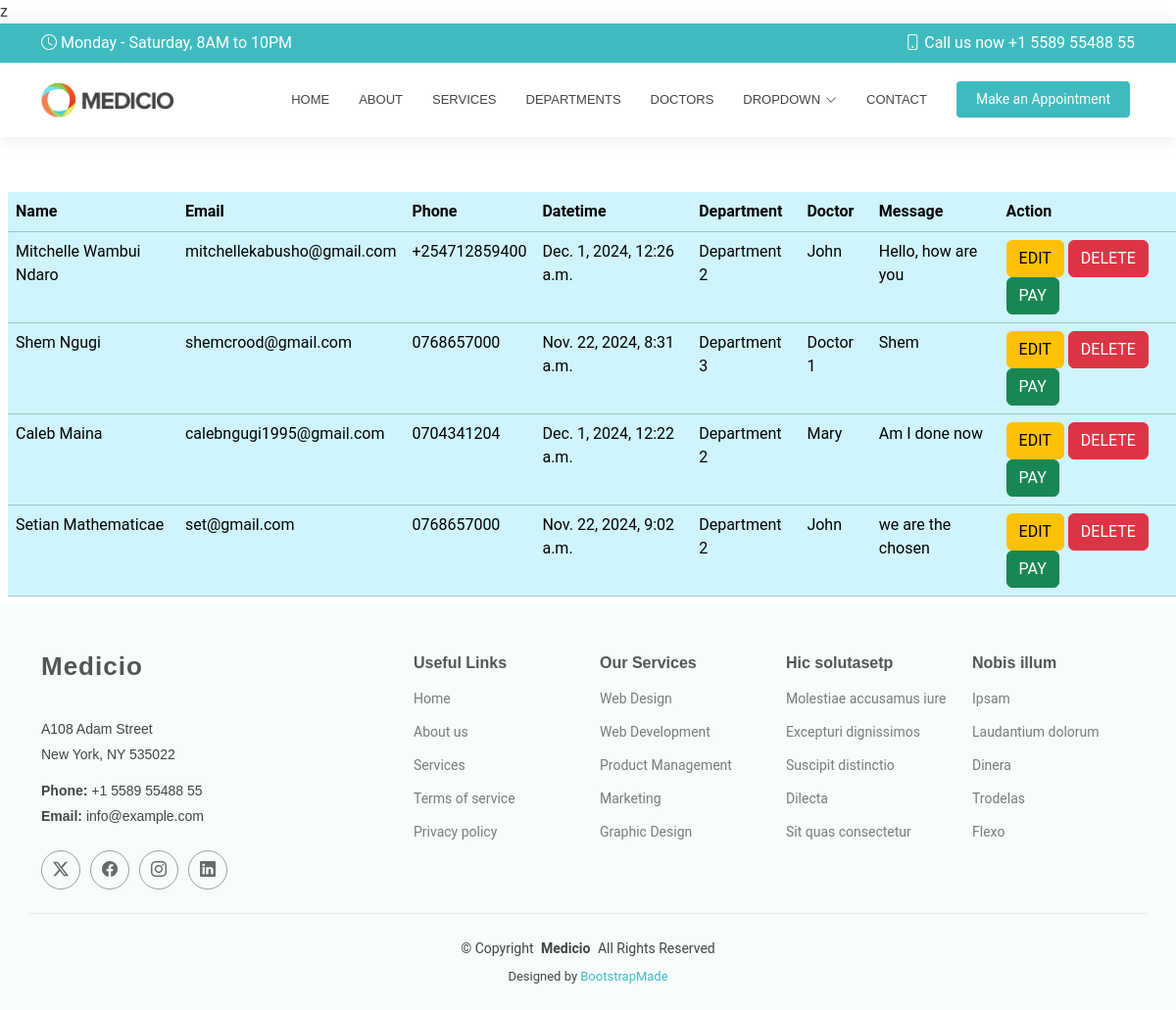
Page /show/ on the committed database.
### Smart_Healthapp/models.py (models this page shows, shortened)
class Appointment(models.Model):
    name = models.CharField(max_length=100)
    email = models.EmailField()
    phone = models.CharField(max_length=13)
    date = models.DateTimeField()
    department = models.CharField(max_length=100)
    doctor = models.CharField(max_length=100)
    message = models.TextField()

### Smart_Healthapp/views.py (the view)
# urls.py: path('show/', views.show, name='show'),
def show(request):
   allappointments = Appointment.objects.all()
   return render(request, 'show.html', {'appointment':allappointments})

### templates/show.html
{% extends 'starter-page.html' %}
{%load static %}
{% block body %}
<br><br>
<table class="table table-info m-2">
    <tr>
        <th>Name</th>
        <th>Email</th>
        <th>Phone</th>
        <th>Datetime</th>
        <th>Department</th>
        <th>Doctor</th>
        <th>Message</th>
        <th>Action</th>
    </tr>
    {% for x in appointment  %}
    <tr>
        <td>{{x.name}}</td>
        <td>{{x.email}}</td>
        <td>{{x.phone}}</td>
        <td>{{x.date}}</td>
        <td>{{x.department}}</td>
        <td>{{x.doctor}}</td>
        <td>{{x.message}}</td>
        <td>
            <a href="/edit/{{x.id}}" class="btn btn-warning">EDIT</a>
            <a href="/delete/{{x.id}}"  class="btn btn-danger">DELETE</a>
            <a href="" class="btn btn-success">PAY</a>
        </td>
    </tr>
    {% endfor %}
</table>
{% endblock  %}

### templates/starter-page.html (shortened to what this page needs)
<!DOCTYPE html>
<html lang="en">
<head>
  {%load static%}
  <link href="{% static 'assets/vendor/bootstrap/css/bootstrap.min.css' %}" rel="stylesheet">
  <link href="{% static 'assets/vendor/bootstrap-icons/bootstrap-icons.css' %}" rel="stylesheet">
  <link href="{% static 'assets/vendor/aos/aos.css' %}" rel="stylesheet">
  <link href="{% static 'assets/vendor/fontawesome-free/css/all.min.css' %}" rel="stylesheet">
  <link href="{% static 'assets/vendor/glightbox/css/glightbox.min.css' %}" rel="stylesheet">
  <link href="{% static 'assets/vendor/swiper/swiper-bundle.min.css' %}" rel="stylesheet">
  <link href="{% static 'assets/css/main.css' %}" rel="stylesheet">
</head>z
<body class="starter-page-page">
  <header id="header" class="header sticky-top">
    <div class="topbar d-flex align-items-center">
      <div class="container d-flex justify-content-center justify-content-md-between">
        <div class="d-none d-md-flex align-items-center">
          <i class="bi bi-clock me-1"></i> Monday - Saturday, 8AM to 10PM
        </div>
        <div class="d-flex align-items-center">
          <i class="bi bi-phone me-1"></i> Call us now +1 5589 55488 55
        </div>
      </div>
    </div>
    <div class="branding d-flex align-items-center">
      <div class="container position-relative d-flex align-items-center justify-content-end">
        <a href="index.html" class="logo d-flex align-items-center me-auto">
          <img src="{% static 'assets/img/logo.png' %}" alt="Logo">
        </a>
        <nav id="navmenu" class="navmenu">
          <ul>
            <li><a href="{% url 'index' %}">Home</a></li>
            <li><a href="{% url 'about' %}">About</a></li>
            <li><a href="{% url 'service' %}">Services</a></li>
            <li><a href="#departments">Departments</a></li>
            <li><a href="{% url 'doctors' %}">Doctors</a></li>
            <li class="dropdown"><a href="#"><span>Dropdown</span> <i class="bi bi-chevron-down toggle-dropdown"></i></a>
            </li>
            <li><a href="{%url 'contact'%}">Contact</a></li>
          </ul>
        </nav>
        <a class="cta-btn" href="{%url 'appointment' %}">Make an Appointment</a>
      </div>
    </div>
  </header>
  <main class="main">
    {% block body %}
     {% endblock %}
  </main>
  <footer id="footer" class="footer light-background">
    <div class="container footer-top">
      <div class="row gy-4">
        <div class="col-lg-4 col-md-6 footer-about">
          <a href="index.html" class="logo d-flex align-items-center">
            <span class="sitename">Medicio</span>
          </a>
          <div class="footer-contact pt-3">
            <p>A108 Adam Street</p>
            <p>New York, NY 535022</p>
            <p class="mt-3"><strong>Phone:</strong> <span>+1 5589 55488 55</span></p>
            <p><strong>Email:</strong> <span>info@example.com</span></p>
          </div>
          <div class="social-links d-flex mt-4">
            <a href=""><i class="bi bi-twitter-x"></i></a>
            <a href=""><i class="bi bi-facebook"></i></a>
            <a href=""><i class="bi bi-instagram"></i></a>
            <a href=""><i class="bi bi-linkedin"></i></a>
          </div>
        </div>
        <div class="col-lg-2 col-md-3 footer-links">
          <h4>Useful Links</h4>
          <ul>
            <li><a href="{% url 'index' %}">Home</a></li>
            <li><a href="#">About us</a></li>
            <li><a href="#">Services</a></li>
            <li><a href="#">Terms of service</a></li>
            <li><a href="#">Privacy policy</a></li>
          </ul>
        </div>
        <div class="col-lg-2 col-md-3 footer-links">
          <h4>Our Services</h4>
          <ul>
            <li><a href="#">Web Design</a></li>
            <li><a href="#">Web Development</a></li>
            <li><a href="#">Product Management</a></li>
            <li><a href="#">Marketing</a></li>
            <li><a href="#">Graphic Design</a></li>
          </ul>
        </div>
        <div class="col-lg-2 col-md-3 footer-links">
          <h4>Hic solutasetp</h4>
          <ul>
            <li><a href="#">Molestiae accusamus iure</a></li>
            <li><a href="#">Excepturi dignissimos</a></li>
            <li><a href="#">Suscipit distinctio</a></li>
            <li><a href="#">Dilecta</a></li>
            <li><a href="#">Sit quas consectetur</a></li>
          </ul>
        </div>
        <div class="col-lg-2 col-md-3 footer-links">
          <h4>Nobis illum</h4>
          <ul>
            <li><a href="#">Ipsam</a></li>
            <li><a href="#">Laudantium dolorum</a></li>
            <li><a href="#">Dinera</a></li>
            <li><a href="#">Trodelas</a></li>
            <li><a href="#">Flexo</a></li>
          </ul>
        </div>
      </div>
    </div>
    <div class="container copyright text-center mt-4">
      <p>© <span>Copyright</span> <strong class="px-1 sitename">Medicio</strong> <span>All Rights Reserved</span></p>
      <div class="credits">
        Designed by <a href="https://bootstrapmade.com/">BootstrapMade</a>
      </div>
    </div>
  </footer>
</body>
</html>

### static/assets/css/main.css (style rules this page uses)
:root { --default-font: "Roboto", system-ui, -apple-system, "Segoe UI", Roboto, "Helvetica Neue", Arial, "Noto Sans", "Liberation Sans", sans-serif, "Apple Color Emoji", "Segoe UI Emoji", "Segoe UI Symbol", "Noto Color Emoji"; --heading-font: "Raleway", sans-serif; --nav-font: "Poppins", sans-serif; }
:root { --background-color: #ffffff; --default-color: #444444; --heading-color: #555555; --accent-color: #3fbbc0; --surface-color: #ffffff; --contrast-color: #ffffff; }
:root { --nav-color: #444444; --nav-hover-color: #3fbbc0; --nav-mobile-background-color: #ffffff; --nav-dropdown-background-color: #ffffff; --nav-dropdown-color: #444444; --nav-dropdown-hover-color: #3fbbc0; }
.light-background { --background-color: #f7fcfc; --surface-color: #ffffff; }
:root { scroll-behavior: smooth; }
body { color: var(--default-color); background-color: var(--background-color); font-family: var(--default-font); }
a { color: var(--accent-color); text-decoration: none; transition: 0.3s; }
h1, h2, h3, h4, h5, h6 { color: var(--heading-color); font-family: var(--heading-font); }
.header { color: var(--default-color); background-color: var(--background-color); transition: all 0.5s; z-index: 997; box-shadow: 0px 0 18px rgba(0, 0, 0, 0.1); }
.header .topbar { background-color: var(--accent-color); color: var(--contrast-color); height: 40px; padding: 0; transition: all 0.5s; }
.header .branding { min-height: 60px; padding: 10px 0; }
.header .logo { line-height: 1; }
.header .logo img { max-height: 36px; margin-right: 8px; }
.header .cta-btn, .header .cta-btn:focus { color: var(--contrast-color); background: var(--accent-color); font-size: 14px; padding: 8px 20px; margin: 0 5px 0 30px; border-radius: 4px; transition: 0.3s; }
@media (min-width: 1200px) { .navmenu { padding: 0; } }
@media (min-width: 1200px) { .navmenu ul { margin: 0; padding: 0; display: flex; list-style: none; align-items: center; } }
@media (min-width: 1200px) { .navmenu li { position: relative; } }
@media (min-width: 1200px) { .navmenu a, .navmenu a:focus { color: var(--nav-color); padding: 18px 15px; font-size: 13px; font-family: var(--nav-font); font-weight: 500; text-transform: uppercase; display: flex; align-items: center; justify-content: space-between; white-space: nowrap; transition: 0.3s; } }
@media (min-width: 1200px) { .navmenu a i, .navmenu a:focus i { font-size: 12px; line-height: 0; margin-left: 5px; transition: 0.3s; } }
@media (min-width: 1200px) { .navmenu li:last-child a { padding-right: 0; } }
.footer { color: var(--default-color); background-color: var(--background-color); font-size: 14px; position: relative; }
.footer .footer-top { padding-top: 50px; }
.footer .footer-about .logo { line-height: 1; margin-bottom: 25px; }
.footer .footer-about .logo span { color: var(--heading-color); font-family: var(--heading-font); font-size: 26px; font-weight: 700; letter-spacing: 1px; }
.footer .footer-about p { font-size: 14px; font-family: var(--heading-font); }
.footer .social-links a { display: flex; align-items: center; justify-content: center; width: 40px; height: 40px; border-radius: 50%; border: 1px solid color-mix(in srgb, var(--default-color), transparent 50%); font-size: 16px; color: color-mix(in srgb, var(--default-color), transparent 20%); margin-right: 10px; transition: 0.3s; }
.footer h4 { font-size: 16px; font-weight: bold; position: relative; padding-bottom: 12px; }
.footer .footer-links { margin-bottom: 30px; }
.footer .footer-links ul { list-style: none; padding: 0; margin: 0; }
.footer .footer-links ul li { padding: 10px 0; display: flex; align-items: center; }
.footer .footer-links ul li:first-child { padding-top: 0; }
.footer .footer-links ul a { color: color-mix(in srgb, var(--default-color), transparent 30%); display: inline-block; line-height: 1; }
.footer .footer-contact p { margin-bottom: 5px; }
.footer .copyright { padding: 25px 0; border-top: 1px solid color-mix(in srgb, var(--default-color), transparent 90%); }
.footer .copyright p { margin-bottom: 0; }
.footer .credits { margin-top: 8px; font-size: 13px; }

### rows in the picture
Appointment: name "Mitchelle Wambui Ndaro", email "mitchellekabusho@gmail.com", phone "+254712859400", date "Dec. 1, 2024, 12:26 a.m.", department "Department 2", doctor "John", message "Hello, how are you"
Appointment: name "Shem Ngugi", email "shemcrood@gmail.com", phone "0768657000", date "Nov. 22, 2024, 8:31 a.m.", department "Department 3", doctor "Doctor 1", message "Shem"
Appointment: name "Caleb Maina", email "calebngugi1995@gmail.com", phone "0704341204", date "Dec. 1, 2024, 12:22 a.m.", department "Department 2", doctor "Mary", message "Am I done now"
Appointment: name "Setian Mathematicae", email "set@gmail.com", phone "0768657000", date "Nov. 22, 2024, 9:02 a.m.", department "Department 2", doctor "John", message "we are the chosen"
